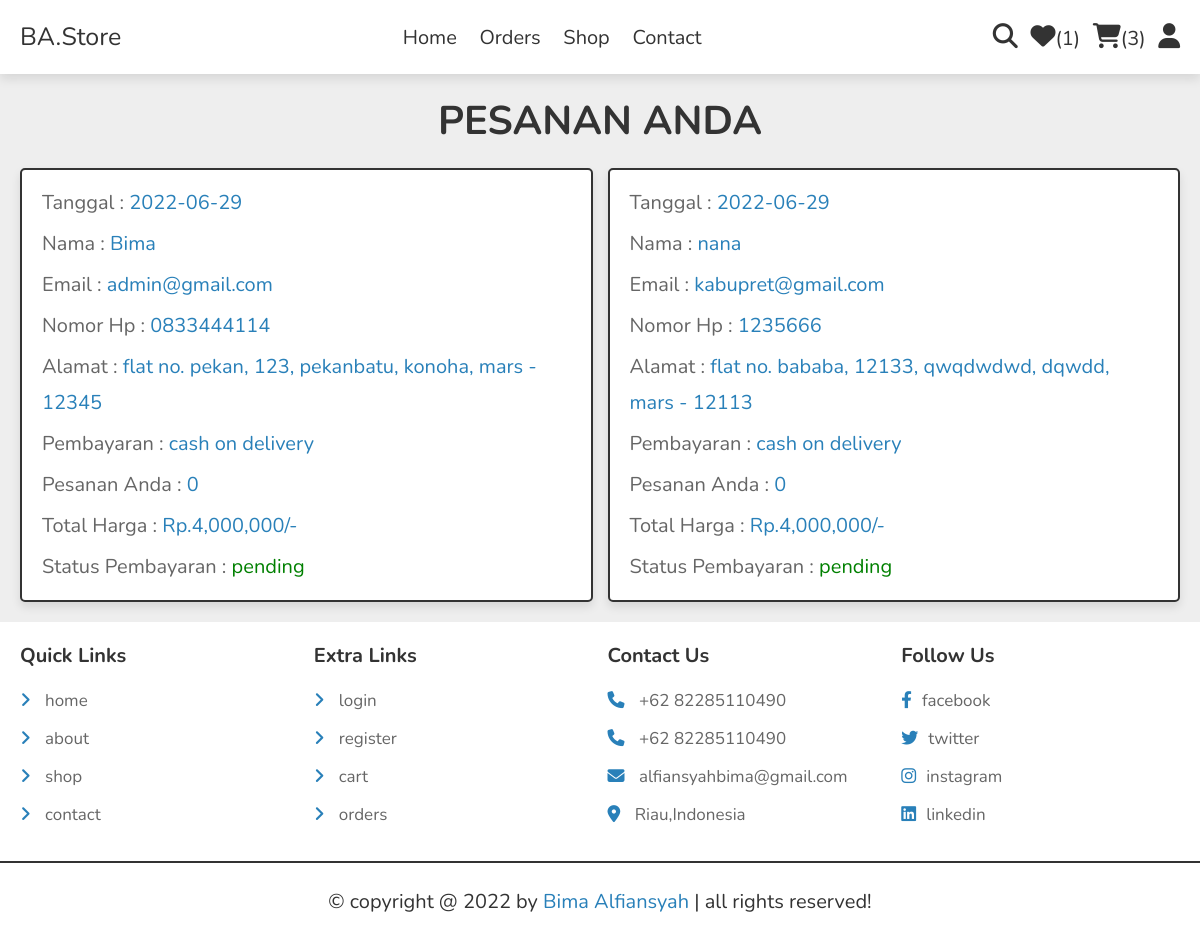
Screenshot of /orders.php (signed in) with the database file from the repository.
### tables this page shows
CREATE TABLE `orders` (
  `id` int(100) NOT NULL,
  `user_id` int(100) NOT NULL,
  `name` varchar(20) NOT NULL,
  `number` varchar(10) NOT NULL,
  `email` varchar(50) NOT NULL,
  `method` varchar(50) NOT NULL,
  `address` varchar(500) NOT NULL,
  `total_products` int(50) NOT NULL,
  `total_price` int(50) NOT NULL,
  `placed_on` date NOT NULL DEFAULT current_timestamp(),
  `payment_status` varchar(20) NOT NULL DEFAULT 'pending'
);

### orders.php (the view, shortened to what this page needs)
<?php
include 'components/connect.php';
if(isset($_SESSION['user_id'])){
   $user_id = $_SESSION['user_id'];
}else{
   $user_id = '';
};
?>
<!DOCTYPE html>
<html lang="en">
<head>
   <link rel="stylesheet" href="https://cdnjs.cloudflare.com/ajax/libs/font-awesome/6.1.1/css/all.min.css">
   <link rel="stylesheet" href="css/style.css">
</head>
<body>
<?php include 'components/user_header.php'; ?>
<section class="orders">
   <h1 class="heading">pesanan anda</h1>
   <div class="box-container">
   <?php
      if($user_id == ''){
         echo '<p class="empty">silahkan login terlebih dahulu</p>';
      }else{
         $select_orders = $conn->prepare("SELECT * FROM `orders` WHERE user_id = ?");
         $select_orders->execute([$user_id]);
         if($select_orders->rowCount() > 0){
            while($fetch_orders = $select_orders->fetch(PDO::FETCH_ASSOC)){
   ?>
   <div class="box">
      <p>Tanggal : <span><?= $fetch_orders['placed_on']; ?></span></p>
      <p>Nama : <span><?= $fetch_orders['name']; ?></span></p>
      <p>Email : <span><?= $fetch_orders['email']; ?></span></p>
      <p>Nomor Hp : <span><?= $fetch_orders['number']; ?></span></p>
      <p>Alamat : <span><?= $fetch_orders['address']; ?></span></p>
      <p>Pembayaran : <span><?= $fetch_orders['method']; ?></span></p>
      <p>Pesanan Anda : <span><?= $fetch_orders['total_products']; ?></span></p>
      <p>Total Harga : <span>Rp.<?= number_format($fetch_orders['total_price']); ?>/-</span></p>
      <p> Status Pembayaran : <span style="color:<?php if($fetch_orders['payment_status'] == 'Menunggu'){ echo 'red'; }else{ echo 'green'; }; ?>"><?= $fetch_orders['payment_status']; ?></span> </p>
   </div>
   <?php
      }
      }else{
         echo '<p class="empty">Tidak Ada Pesanan!</p>';
      }
      }
   ?>
   </div>
</section>
<?php include 'components/footer.php'; ?>
</body>
</html>

### css/style.css (style rules this page uses)
:root { --main-color:#2980b9; --orange:#f39c12; --red:#e74c3c; --black:#333; --white:#fff; --light-color:#666; --light-bg:#eee; --border:.2rem solid var(--black); --box-shadow:0 .5rem 1rem rgba(0,0,0,.1); }
* { font-family: 'Nunito', sans-serif; margin:0; padding:0; box-sizing: border-box; outline: none; border:none; text-decoration: none; }
html { font-size: 62.5%; overflow-x: hidden; }
body { background-color: var(--light-bg); }
section { padding:2rem; max-width: 1200px; margin:0 auto; }
.heading { font-size: 4rem; color:var(--black); margin-bottom: 2rem; text-align: center; text-transform: uppercase; }
.orders .box-container { display: flex; flex-wrap: wrap; gap:1.5rem; align-items: flex-start; }
.orders .box-container .box { padding:1rem 2rem; flex:1 1 40rem; border:var(--border); background-color: var(--white); box-shadow: var(--box-shadow); border-radius: .5rem; }
.orders .box-container .box p { margin:.5rem 0; line-height: 1.8; font-size: 2rem; color:var(--light-color); }
.orders .box-container .box p span { color:var(--main-color); }

### rows the page displays
orders: placed_on "2022-06-29", name "Bima", email "admin@gmail.com", number "0833444114", address "flat no. pekan, 123, pekanbatu, konoha, mars - 12345", method "cash on delivery", total_products "0", total_price "4,000,000", payment_status "pending"
orders: placed_on "2022-06-29", name "nana", email "kabupret@gmail.com", number "1235666", address "flat no. bababa, 12133, qwqdwdwd, dqwdd, mars - 12113", method "cash on delivery", total_products "0", total_price "4,000,000", payment_status "pending"

### other values shown
$total_wishlist_counts "1"
$total_cart_counts "3"
